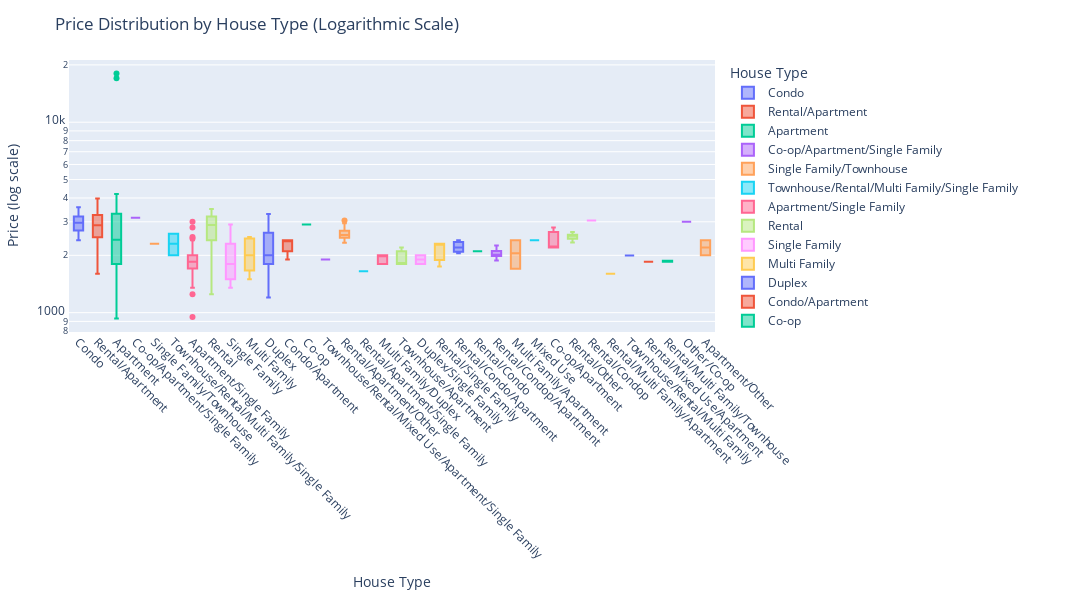

Here is the notebook cell this chart was saved with:
### Code cell
import plotly.express as px

# Optionally, group rare types or abbreviate long names here

fig = px.box(
    jamaicadf[jamaicadf["Beds"] == 2],
    x='Property Type',
    y='Price',
    color='Property Type',
    title='Price Distribution by House Type (Logarithmic Scale)',
    labels={'Property Type': 'House Type', 'Price': 'Price'},
    log_y=True,
    width=1400,  # wider plot
    height=600
)
fig.update_xaxes(tickangle=45, tickfont=dict(size=12))
fig.update_layout(
    margin=dict(l=40, r=40, t=60, b=160),
    xaxis_title='House Type',
    yaxis_title='Price (log scale)',
    showlegend=True
)
fig.show()

### Figure 1 — Plotly figure (JSON) as saved in the notebook; plotly's stock layout.template omitted (floating-point values rounded to 4 significant figures; data arrays with more than 128 entries replaced by an {"elided": "..."} marker saying what was removed)
{"data": [{"alignmentgroup": "True", "hovertemplate": "House Type=%{x}<br>Price=%{y}<extra></extra>", "legendgroup": "Condo", "marker": {"color": "#636efa"}, "name": "Condo", "notched": false, "offsetgroup": "Condo", "orientation": "v", "showlegend": true, "type": "box", "x": ["Condo", "Condo", "Condo", "Condo", "Condo", "Condo", "Condo", "Condo", "Condo", "Condo", "Condo", "Condo", "Condo", "Condo", "Condo", "Condo", "Condo", "Condo", "Condo", "Condo", "Condo", "Condo", "Condo", "Condo", "Condo", "Condo", "Condo", "Condo", "Condo", "Condo"], "x0": " ", "xaxis": "x", "y": [3250.0, 3250.0, 3200.0, 3200.0, 3250.0, 3200.0, 3250.0, 3250.0, 2800.0, 3000.0, 3578.0, 2699.0, 2956.0, 2599.0, 2889.0, 2975.0, 2700.0, 2400.0, 2399.0, 2599.0, 2700.0, 3045.0, 2499.0, 2931.0, 2978.0, 3495.0, 2450.0, 2895.0, 2850.0, 3000.0], "y0": " ", "yaxis": "y"}, {"alignmentgroup": "True", "hovertemplate": "House Type=%{x}<br>Price=%{y}<extra></extra>", "legendgroup": "Rental/Apartment", "marker": {"color": "#EF553B"}, "name": "Rental/Apartment", "notched": false, "offsetgroup": "Rental/Apartment", "orientation": "v", "showlegend": true, "type": "box", "x": ["Rental/Apartment", "Rental/Apartment", "Rental/Apartment", "Rental/Apartment", "Rental/Apartment", "Rental/Apartment", "Rental/Apartment", "Rental/Apartment", "Rental/Apartment", "Rental/Apartment", "Rental/Apartment", "Rental/Apartment", "Rental/Apartment", "Rental/Apartment", "Rental/Apartment", "Rental/Apartment", "Rental/Apartment", "Rental/Apartment", "Rental/Apartment", "Rental/Apartment", "Rental/Apartment", "Rental/Apartment", "Rental/Apartment", "Rental/Apartment", "Rental/Apartment", "Rental/Apartment", "Rental/Apartment", "Rental/Apartment", "Rental/Apartment", "Rental/Apartment", "Rental/Apartment", "Rental/Apartment", "Rental/Apartment", "Rental/Apartment", "Rental/Apartment", "Rental/Apartment", "Rental/Apartment", "Rental/Apartment", "Rental/Apartment", "Rental/Apartment", "Rental/Apartment", "Rental/Apartment", "Rental/Apartment", "Rental/Apartment", "Rental/Apartment", "Rental/Apartment", "Rental/Apartment", "Rental/Apartment", "Rental/Apartment", "Rental/Apartment", "Rental/Apartment", "Rental/Apartment", "Rental/Apartment", "Rental/Apartment", "Rental/Apartment", "Rental/Apartment", "Rental/Apartment", "Rental/Apartment", "Rental/Apartment", "Rental/Apartment", "Rental/Apartment", "Rental/Apartment", "Rental/Apartment", "Rental/Apartment", "Rental/Apartment", "Rental/Apartment", "Rental/Apartment", "Rental/Apartment", "Rental/Apartment", "Rental/Apartment", "Rental/Apartment", "Rental/Apartment", "Rental/Apartment", "Rental/Apartment", "Rental/Apartment", "Rental/Apartment", "Rental/Apartment", "Rental/Apartment", "Rental/Apartment", "Rental/Apartment", "Rental/Apartment", "Rental/Apartment", "Rental/Apartment", "Rental/Apartment", "Rental/Apartment", "Rental/Apartment", "Rental/Apartment", "Rental/Apartment", "Rental/Apartment", "Rental/Apartment", "Rental/Apartment", "Rental/Apartment", "Rental/Apartment", "Rental/Apartment", "Rental/Apartment", "Rental/Apartment", "Rental/Apartment", "Rental/Apartment", "Rental/Apartment", "Rental/Apartment", "Rental/Apartment", "Rental/Apartment", "Rental/Apartment", "Rental/Apartment", "Rental/Apartment", "Rental/Apartment", "Rental/Apartment", "Rental/Apartment", "Rental/Apartment", "Rental/Apartment", "Rental/Apartment", "Rental/Apartment", "Rental/Apartment", "Rental/Apartment", "Rental/Apartment", "Rental/Apartment", "Rental/Apartment", "Rental/Apartment", "Rental/Apartment", "Rental/Apartment", "Rental/Apartment", "Rental/Apartment"], "x0": " ", "xaxis": "x", "y": [3254.0, 3265.0, 3550.0, 2995.0, 2025.0, 3500.0, 3357.0, 2611.0, 2611.0, 2611.0, 3522.0, 3925.0, 3750.0, 3925.0, 3100.0, 2950.0, 3125.0, 2611.0, 2611.0, 2925.0, 2383.0, 2900.0, 2611.0, 1600.0, 1950.0, 2975.0, 1900.0, 1850.0, 1800.0, 1650.0, 2250.0, 3025.0, 2800.0, 2300.0, 2448.0, 3050.0, 2553.0, 3025.0, 3475.0, 2875.0, 2100.0, 3500.0, 2611.0, 2676.0, 2901.0, 2871.0, 3554.0, 2960.0, 3215.0, 3975.0, 3730.0, 2650.0, 3375.0, 3585.0, 3190.0, 3428.0, 3250.0, 3550.0, 2995.0, 2611.0, 3270.0, 3397.0, 3300.0, 3310.0, 2628.0, 3397.0, 2850.0, 2523.0, 2200.0, 2611.0, 2611.0, 2446.0, 2429.0, 2611.0, 2650.0, 3550.0, 2100.0, 2523.0, 3175.0, 3253.0, 2553.0, 3253.0, 3253.0, 2875.0, 2443.0, 3253.0, 3253.0, 3253.0, 3253.0, 3350.0, 3904.0, 3904.0, 3904.0, 3904.0, 2650.0, 2718.0, 2617.0, 2970.0, 2413.0, 3055.0, 3055.0, 3270.0, 3300.0, 2943.0, 2566.0, 2375.0, 2400.0, 2567.0, 2546.0, 2723.0, 2396.0, 2486.0, 2443.0, 2387.0, 2421.0, 2785.0, 1800.0, 1750.0, 1950.0, 2200.0, 1800.0, 2260.0], "y0": " ", "yaxis": "y"}, {"alignmentgroup": "True", "hovertemplate": "House Type=%{x}<br>Price=%{y}<extra></extra>", "legendgroup": "Apartment", "marker": {"color": "#00cc96"}, "name": "Apartment", "notched": false, "offsetgroup": "Apartment", "orientation": "v", "showlegend": true, "type": "box", "x": {"elided": "893 str values"}, "x0": " ", "xaxis": "x", "y": {"elided": "893 float values"}, "y0": " ", "yaxis": "y"}, {"alignmentgroup": "True", "hovertemplate": "House Type=%{x}<br>Price=%{y}<extra></extra>", "legendgroup": "Co-op/Apartment/Single Family", "marker": {"color": "#ab63fa"}, "name": "Co-op/Apartment/Single Family", "notched": false, "offsetgroup": "Co-op/Apartment/Single Family", "orientation": "v", "showlegend": true, "type": "box", "x": ["Co-op/Apartment/Single Family"], "x0": " ", "xaxis": "x", "y": [3150.0], "y0": " ", "yaxis": "y"}, {"alignmentgroup": "True", "hovertemplate": "House Type=%{x}<br>Price=%{y}<extra></extra>", "legendgroup": "Single Family/Townhouse", "marker": {"color": "#FFA15A"}, "name": "Single Family/Townhouse", "notched": false, "offsetgroup": "Single Family/Townhouse", "orientation": "v", "showlegend": true, "type": "box", "x": ["Single Family/Townhouse"], "x0": " ", "xaxis": "x", "y": [2300.0], "y0": " ", "yaxis": "y"}, {"alignmentgroup": "True", "hovertemplate": "House Type=%{x}<br>Price=%{y}<extra></extra>", "legendgroup": "Townhouse/Rental/Multi Family/Single Family", "marker": {"color": "#19d3f3"}, "name": "Townhouse/Rental/Multi Family/Single Family", "notched": false, "offsetgroup": "Townhouse/Rental/Multi Family/Single Family", "orientation": "v", "showlegend": true, "type": "box", "x": ["Townhouse/Rental/Multi Family/Single Family", "Townhouse/Rental/Multi Family/Single Family"], "x0": " ", "xaxis": "x", "y": [2600.0, 2000.0], "y0": " ", "yaxis": "y"}, {"alignmentgroup": "True", "hovertemplate": "House Type=%{x}<br>Price=%{y}<extra></extra>", "legendgroup": "Apartment/Single Family", "marker": {"color": "#FF6692"}, "name": "Apartment/Single Family", "notched": false, "offsetgroup": "Apartment/Single Family", "orientation": "v", "showlegend": true, "type": "box", "x": ["Apartment/Single Family", "Apartment/Single Family", "Apartment/Single Family", "Apartment/Single Family", "Apartment/Single Family", "Apartment/Single Family", "Apartment/Single Family", "Apartment/Single Family", "Apartment/Single Family", "Apartment/Single Family", "Apartment/Single Family", "Apartment/Single Family", "Apartment/Single Family", "Apartment/Single Family", "Apartment/Single Family", "Apartment/Single Family", "Apartment/Single Family", "Apartment/Single Family", "Apartment/Single Family", "Apartment/Single Family", "Apartment/Single Family", "Apartment/Single Family", "Apartment/Single Family", "Apartment/Single Family", "Apartment/Single Family", "Apartment/Single Family", "Apartment/Single Family", "Apartment/Single Family", "Apartment/Single Family", "Apartment/Single Family", "Apartment/Single Family", "Apartment/Single Family", "Apartment/Single Family", "Apartment/Single Family", "Apartment/Single Family", "Apartment/Single Family", "Apartment/Single Family", "Apartment/Single Family", "Apartment/Single Family", "Apartment/Single Family", "Apartment/Single Family", "Apartment/Single Family", "Apartment/Single Family", "Apartment/Single Family", "Apartment/Single Family", "Apartment/Single Family", "Apartment/Single Family", "Apartment/Single Family", "Apartment/Single Family", "Apartment/Single Family", "Apartment/Single Family", "Apartment/Single Family", "Apartment/Single Family", "Apartment/Single Family", "Apartment/Single Family", "Apartment/Single Family", "Apartment/Single Family", "Apartment/Single Family", "Apartment/Single Family", "Apartment/Single Family", "Apartment/Single Family", "Apartment/Single Family", "Apartment/Single Family", "Apartment/Single Family", "Apartment/Single Family", "Apartment/Single Family", "Apartment/Single Family", "Apartment/Single Family", "Apartment/Single Family", "Apartment/Single Family", "Apartment/Single Family", "Apartment/Single Family", "Apartment/Single Family", "Apartment/Single Family", "Apartment/Single Family", "Apartment/Single Family", "Apartment/Single Family", "Apartment/Single Family", "Apartment/Single Family", "Apartment/Single Family", "Apartment/Single Family", "Apartment/Single Family", "Apartment/Single Family", "Apartment/Single Family", "Apartment/Single Family", "Apartment/Single Family", "Apartment/Single Family", "Apartment/Single Family", "Apartment/Single Family", "Apartment/Single Family", "Apartment/Single Family", "Apartment/Single Family", "Apartment/Single Family", "Apartment/Single Family", "Apartment/Single Family"], "x0": " ", "xaxis": "x", "y": [2000.0, 2100.0, 1850.0, 1600.0, 1960.0, 1945.0, 1800.0, 2000.0, 2000.0, 1700.0, 1800.0, 1650.0, 1500.0, 1900.0, 2100.0, 2400.0, 1500.0, 2000.0, 2802.0, 2300.0, 1850.0, 2000.0, 1700.0, 1800.0, 1900.0, 1800.0, 1600.0, 1350.0, 1700.0, 1700.0, 1850.0, 1600.0, 1800.0, 1850.0, 1900.0, 1500.0, 2200.0, 2250.0, 2000.0, 1800.0, 1350.0, 1850.0, 3000.0, 2250.0, 1850.0, 2200.0, 1725.0, 2400.0, 2300.0, 1850.0, 1850.0, 2000.0, 2000.0, 1800.0, 950.0, 1700.0, 1800.0, 1500.0, 1950.0, 1700.0, 1650.0, 1700.0, 2050.0, 1750.0, 1900.0, 1750.0, 2300.0, 1400.0, 1750.0, 2000.0, 1900.0, 1750.0, 1800.0, 1900.0, 1850.0, 1900.0, 1700.0, 2100.0, 2450.0, 1800.0, 1850.0, 1750.0, 2000.0, 1850.0, 2000.0, 1900.0, 2300.0, 1800.0, 1800.0, 2500.0, 1350.0, 1250.0, 1400.0, 2000.0, 1750.0], "y0": " ", "yaxis": "y"}, {"alignmentgroup": "True", "hovertemplate": "House Type=%{x}<br>Price=%{y}<extra></extra>", "legendgroup": "Rental", "marker": {"color": "#B6E880"}, "name": "Rental", "notched": false, "offsetgroup": "Rental", "orientation": "v", "showlegend": true, "type": "box", "x": ["Rental", "Rental", "Rental", "Rental", "Rental", "Rental", "Rental", "Rental", "Rental", "Rental", "Rental", "Rental", "Rental", "Rental", "Rental", "Rental", "Rental", "Rental", "Rental", "Rental", "Rental", "Rental", "Rental", "Rental", "Rental", "Rental", "Rental", "Rental", "Rental", "Rental", "Rental", "Rental", "Rental", "Rental", "Rental", "Rental", "Rental", "Rental", "Rental", "Rental", "Rental", "Rental", "Rental", "Rental", "Rental", "Rental", "Rental", "Rental", "Rental", "Rental", "Rental", "Rental", "Rental", "Rental", "Rental", "Rental", "Rental", "Rental", "Rental", "Rental", "Rental", "Rental", "Rental", "Rental", "Rental", "Rental", "Rental", "Rental", "Rental", "Rental", "Rental", "Rental", "Rental", "Rental"], "x0": " ", "xaxis": "x", "y": [2910.0, 2398.0, 3400.0, 2950.0, 2880.0, 2800.0, 2825.0, 3300.0, 3375.0, 3250.0, 3250.0, 1900.0, 2000.0, 1250.0, 3027.0, 2600.0, 2584.0, 2000.0, 2200.0, 2500.0, 1299.0, 1495.0, 1450.0, 1335.0, 1375.0, 2900.0, 2446.0, 3273.0, 3250.0, 3250.0, 3000.0, 3229.0, 3000.0, 3500.0, 3000.0, 2813.0, 2850.0, 2250.0, 2200.0, 2849.0, 2961.0, 2571.0, 2899.0, 3043.0, 2957.0, 3189.0, 3257.0, 2996.0, 2893.0, 3275.0, 2600.0, 3295.0, 2611.0, 3000.0, 2950.0, 3013.0, 3270.0, 3428.0, 2914.0, 2600.0, 2200.0, 2100.0, 2771.0, 3250.0, 3200.0, 2500.0, 2600.0, 1400.0, 1400.0, 2200.0, 3308.0, 3265.0, 2400.0, 2200.0], "y0": " ", "yaxis": "y"}, {"alignmentgroup": "True", "hovertemplate": "House Type=%{x}<br>Price=%{y}<extra></extra>", "legendgroup": "Single Family", "marker": {"color": "#FF97FF"}, "name": "Single Family", "notched": false, "offsetgroup": "Single Family", "orientation": "v", "showlegend": true, "type": "box", "x": ["Single Family", "Single Family", "Single Family", "Single Family", "Single Family", "Single Family", "Single Family", "Single Family", "Single Family", "Single Family", "Single Family", "Single Family", "Single Family", "Single Family", "Single Family", "Single Family", "Single Family", "Single Family"], "x0": " ", "xaxis": "x", "y": [2900.0, 2600.0, 1800.0, 1400.0, 1600.0, 2300.0, 1500.0, 1800.0, 2395.0, 1500.0, 1999.0, 1800.0, 1350.0, 1900.0, 1800.0, 2300.0, 1400.0, 1600.0], "y0": " ", "yaxis": "y"}, {"alignmentgroup": "True", "hovertemplate": "House Type=%{x}<br>Price=%{y}<extra></extra>", "legendgroup": "Multi Family", "marker": {"color": "#FECB52"}, "name": "Multi Family", "notched": false, "offsetgroup": "Multi Family", "orientation": "v", "showlegend": true, "type": "box", "x": ["Multi Family", "Multi Family", "Multi Family", "Multi Family", "Multi Family", "Multi Family", "Multi Family"], "x0": " ", "xaxis": "x", "y": [2000.0, 2500.0, 1600.0, 1850.0, 1500.0, 2500.0, 2300.0], "y0": " ", "yaxis": "y"}, {"alignmentgroup": "True", "hovertemplate": "House Type=%{x}<br>Price=%{y}<extra></extra>", "legendgroup": "Duplex", "marker": {"color": "#636efa"}, "name": "Duplex", "notched": false, "offsetgroup": "Duplex", "orientation": "v", "showlegend": true, "type": "box", "x": ["Duplex", "Duplex", "Duplex", "Duplex", "Duplex", "Duplex", "Duplex", "Duplex", "Duplex", "Duplex", "Duplex", "Duplex", "Duplex", "Duplex", "Duplex"], "x0": " ", "xaxis": "x", "y": [2100.0, 1200.0, 1250.0, 1800.0, 3300.0, 2650.0, 2550.0, 1800.0, 1950.0, 1850.0, 1300.0, 2400.0, 2800.0, 2800.0, 2000.0], "y0": " ", "yaxis": "y"}, {"alignmentgroup": "True", "hovertemplate": "House Type=%{x}<br>Price=%{y}<extra></extra>", "legendgroup": "Condo/Apartment", "marker": {"color": "#EF553B"}, "name": "Condo/Apartment", "notched": false, "offsetgroup": "Condo/Apartment", "orientation": "v", "showlegend": true, "type": "box", "x": ["Condo/Apartment", "Condo/Apartment", "Condo/Apartment", "Condo/Apartment", "Condo/Apartment", "Condo/Apartment"], "x0": " ", "xaxis": "x", "y": [2400.0, 2400.0, 2400.0, 2400.0, 2100.0, 1900.0], "y0": " ", "yaxis": "y"}, {"alignmentgroup": "True", "hovertemplate": "House Type=%{x}<br>Price=%{y}<extra></extra>", "legendgroup": "Co-op", "marker": {"color": "#00cc96"}, "name": "Co-op", "notched": false, "offsetgroup": "Co-op", "orientation": "v", "showlegend": true, "type": "box", "x": ["Co-op", "Co-op"], "x0": " ", "xaxis": "x", "y": [2900.0, 2900.0], "y0": " ", "yaxis": "y"}, {"alignmentgroup": "True", "hovertemplate": "House Type=%{x}<br>Price=%{y}<extra></extra>", "legendgroup": "Townhouse/Rental/Mixed Use/Apartment/Single Family", "marker": {"color": "#ab63fa"}, "name": "Townhouse/Rental/Mixed Use/Apartment/Single Family", "notched": false, "offsetgroup": "Townhouse/Rental/Mixed Use/Apartment/Single Family", "orientation": "v", "showlegend": true, "type": "box", "x": ["Townhouse/Rental/Mixed Use/Apartment/Single Family"], "x0": " ", "xaxis": "x", "y": [1900.0], "y0": " ", "yaxis": "y"}, {"alignmentgroup": "True", "hovertemplate": "House Type=%{x}<br>Price=%{y}<extra></extra>", "legendgroup": "Rental/Apartment/Other", "marker": {"color": "#FFA15A"}, "name": "Rental/Apartment/Other", "notched": false, "offsetgroup": "Rental/Apartment/Other", "orientation": "v", "showlegend": true, "type": "box", "x": ["Rental/Apartment/Other", "Rental/Apartment/Other", "Rental/Apartment/Other", "Rental/Apartment/Other", "Rental/Apartment/Other", "Rental/Apartment/Other", "Rental/Apartment/Other", "Rental/Apartment/Other", "Rental/Apartment/Other", "Rental/Apartment/Other", "Rental/Apartment/Other", "Rental/Apartment/Other", "Rental/Apartment/Other", "Rental/Apartment/Other", "Rental/Apartment/Other"], "x0": " ", "xaxis": "x", "y": [3050.0, 2472.0, 2499.0, 2950.0, 2760.0, 2700.0, 2492.0, 2658.0, 2472.0, 2327.0, 2558.0, 2613.0, 2405.0, 2372.0, 2588.0], "y0": " ", "yaxis": "y"}, {"alignmentgroup": "True", "hovertemplate": "House Type=%{x}<br>Price=%{y}<extra></extra>", "legendgroup": "Rental/Apartment/Single Family", "marker": {"color": "#19d3f3"}, "name": "Rental/Apartment/Single Family", "notched": false, "offsetgroup": "Rental/Apartment/Single Family", "orientation": "v", "showlegend": true, "type": "box", "x": ["Rental/Apartment/Single Family"], "x0": " ", "xaxis": "x", "y": [1650.0], "y0": " ", "yaxis": "y"}, {"alignmentgroup": "True", "hovertemplate": "House Type=%{x}<br>Price=%{y}<extra></extra>", "legendgroup": "Multi Family/Duplex", "marker": {"color": "#FF6692"}, "name": "Multi Family/Duplex", "notched": false, "offsetgroup": "Multi Family/Duplex", "orientation": "v", "showlegend": true, "type": "box", "x": ["Multi Family/Duplex", "Multi Family/Duplex", "Multi Family/Duplex", "Multi Family/Duplex", "Multi Family/Duplex"], "x0": " ", "xaxis": "x", "y": [1800.0, 1800.0, 2000.0, 2000.0, 2000.0], "y0": " ", "yaxis": "y"}, {"alignmentgroup": "True", "hovertemplate": "House Type=%{x}<br>Price=%{y}<extra></extra>", "legendgroup": "Townhouse/Apartment", "marker": {"color": "#B6E880"}, "name": "Townhouse/Apartment", "notched": false, "offsetgroup": "Townhouse/Apartment", "orientation": "v", "showlegend": true, "type": "box", "x": ["Townhouse/Apartment", "Townhouse/Apartment", "Townhouse/Apartment"], "x0": " ", "xaxis": "x", "y": [1800.0, 2200.0, 1800.0], "y0": " ", "yaxis": "y"}, {"alignmentgroup": "True", "hovertemplate": "House Type=%{x}<br>Price=%{y}<extra></extra>", "legendgroup": "Duplex/Single Family", "marker": {"color": "#FF97FF"}, "name": "Duplex/Single Family", "notched": false, "offsetgroup": "Duplex/Single Family", "orientation": "v", "showlegend": true, "type": "box", "x": ["Duplex/Single Family", "Duplex/Single Family"], "x0": " ", "xaxis": "x", "y": [1800.0, 2000.0], "y0": " ", "yaxis": "y"}, {"alignmentgroup": "True", "hovertemplate": "House Type=%{x}<br>Price=%{y}<extra></extra>", "legendgroup": "Rental/Single Family", "marker": {"color": "#FECB52"}, "name": "Rental/Single Family", "notched": false, "offsetgroup": "Rental/Single Family", "orientation": "v", "showlegend": true, "type": "box", "x": ["Rental/Single Family", "Rental/Single Family", "Rental/Single Family"], "x0": " ", "xaxis": "x", "y": [2300.0, 2300.0, 1750.0], "y0": " ", "yaxis": "y"}, {"alignmentgroup": "True", "hovertemplate": "House Type=%{x}<br>Price=%{y}<extra></extra>", "legendgroup": "Rental/Condo/Apartment", "marker": {"color": "#636efa"}, "name": "Rental/Condo/Apartment", "notched": false, "offsetgroup": "Rental/Condo/Apartment", "orientation": "v", "showlegend": true, "type": "box", "x": ["Rental/Condo/Apartment", "Rental/Condo/Apartment", "Rental/Condo/Apartment"], "x0": " ", "xaxis": "x", "y": [2400.0, 2200.0, 2050.0], "y0": " ", "yaxis": "y"}, {"alignmentgroup": "True", "hovertemplate": "House Type=%{x}<br>Price=%{y}<extra></extra>", "legendgroup": "Rental/Condo", "marker": {"color": "#00cc96"}, "name": "Rental/Condo", "notched": false, "offsetgroup": "Rental/Condo", "orientation": "v", "showlegend": true, "type": "box", "x": ["Rental/Condo"], "x0": " ", "xaxis": "x", "y": [2100.0], "y0": " ", "yaxis": "y"}, {"alignmentgroup": "True", "hovertemplate": "House Type=%{x}<br>Price=%{y}<extra></extra>", "legendgroup": "Rental/Condop/Apartment", "marker": {"color": "#ab63fa"}, "name": "Rental/Condop/Apartment", "notched": false, "offsetgroup": "Rental/Condop/Apartment", "orientation": "v", "showlegend": true, "type": "box", "x": ["Rental/Condop/Apartment", "Rental/Condop/Apartment", "Rental/Condop/Apartment", "Rental/Condop/Apartment", "Rental/Condop/Apartment", "Rental/Condop/Apartment", "Rental/Condop/Apartment", "Rental/Condop/Apartment", "Rental/Condop/Apartment", "Rental/Condop/Apartment", "Rental/Condop/Apartment"], "x0": " ", "xaxis": "x", "y": [2250.0, 2100.0, 1879.0, 2175.0, 2107.0, 2017.0, 1971.0, 1948.0, 2017.0, 2039.0, 2017.0], "y0": " ", "yaxis": "y"}, {"alignmentgroup": "True", "hovertemplate": "House Type=%{x}<br>Price=%{y}<extra></extra>", "legendgroup": "Multi Family/Apartment", "marker": {"color": "#FFA15A"}, "name": "Multi Family/Apartment", "notched": false, "offsetgroup": "Multi Family/Apartment", "orientation": "v", "showlegend": true, "type": "box", "x": ["Multi Family/Apartment", "Multi Family/Apartment"], "x0": " ", "xaxis": "x", "y": [2400.0, 1700.0], "y0": " ", "yaxis": "y"}, {"alignmentgroup": "True", "hovertemplate": "House Type=%{x}<br>Price=%{y}<extra></extra>", "legendgroup": "Mixed Use", "marker": {"color": "#19d3f3"}, "name": "Mixed Use", "notched": false, "offsetgroup": "Mixed Use", "orientation": "v", "showlegend": true, "type": "box", "x": ["Mixed Use"], "x0": " ", "xaxis": "x", "y": [2400.0], "y0": " ", "yaxis": "y"}, {"alignmentgroup": "True", "hovertemplate": "House Type=%{x}<br>Price=%{y}<extra></extra>", "legendgroup": "Co-op/Apartment", "marker": {"color": "#FF6692"}, "name": "Co-op/Apartment", "notched": false, "offsetgroup": "Co-op/Apartment", "orientation": "v", "showlegend": true, "type": "box", "x": ["Co-op/Apartment", "Co-op/Apartment", "Co-op/Apartment"], "x0": " ", "xaxis": "x", "y": [2800.0, 2200.0, 2200.0], "y0": " ", "yaxis": "y"}, {"alignmentgroup": "True", "hovertemplate": "House Type=%{x}<br>Price=%{y}<extra></extra>", "legendgroup": "Rental/Other", "marker": {"color": "#B6E880"}, "name": "Rental/Other", "notched": false, "offsetgroup": "Rental/Other", "orientation": "v", "showlegend": true, "type": "box", "x": ["Rental/Other", "Rental/Other", "Rental/Other", "Rental/Other", "Rental/Other", "Rental/Other", "Rental/Other"], "x0": " ", "xaxis": "x", "y": [2540.0, 2520.0, 2550.0, 2650.0, 2567.0, 2419.0, 2334.0], "y0": " ", "yaxis": "y"}, {"alignmentgroup": "True", "hovertemplate": "House Type=%{x}<br>Price=%{y}<extra></extra>", "legendgroup": "Rental/Condop", "marker": {"color": "#FF97FF"}, "name": "Rental/Condop", "notched": false, "offsetgroup": "Rental/Condop", "orientation": "v", "showlegend": true, "type": "box", "x": ["Rental/Condop"], "x0": " ", "xaxis": "x", "y": [3050.0], "y0": " ", "yaxis": "y"}, {"alignmentgroup": "True", "hovertemplate": "House Type=%{x}<br>Price=%{y}<extra></extra>", "legendgroup": "Rental/Multi Family/Apartment", "marker": {"color": "#FECB52"}, "name": "Rental/Multi Family/Apartment", "notched": false, "offsetgroup": "Rental/Multi Family/Apartment", "orientation": "v", "showlegend": true, "type": "box", "x": ["Rental/Multi Family/Apartment"], "x0": " ", "xaxis": "x", "y": [1600.0], "y0": " ", "yaxis": "y"}, {"alignmentgroup": "True", "hovertemplate": "House Type=%{x}<br>Price=%{y}<extra></extra>", "legendgroup": "Townhouse/Rental/Multi Family", "marker": {"color": "#636efa"}, "name": "Townhouse/Rental/Multi Family", "notched": false, "offsetgroup": "Townhouse/Rental/Multi Family", "orientation": "v", "showlegend": true, "type": "box", "x": ["Townhouse/Rental/Multi Family"], "x0": " ", "xaxis": "x", "y": [1995.0], "y0": " ", "yaxis": "y"}, {"alignmentgroup": "True", "hovertemplate": "House Type=%{x}<br>Price=%{y}<extra></extra>", "legendgroup": "Rental/Mixed Use/Apartment", "marker": {"color": "#EF553B"}, "name": "Rental/Mixed Use/Apartment", "notched": false, "offsetgroup": "Rental/Mixed Use/Apartment", "orientation": "v", "showlegend": true, "type": "box", "x": ["Rental/Mixed Use/Apartment"], "x0": " ", "xaxis": "x", "y": [1850.0], "y0": " ", "yaxis": "y"}, {"alignmentgroup": "True", "hovertemplate": "House Type=%{x}<br>Price=%{y}<extra></extra>", "legendgroup": "Rental/Multi Family/Townhouse", "marker": {"color": "#00cc96"}, "name": "Rental/Multi Family/Townhouse", "notched": false, "offsetgroup": "Rental/Multi Family/Townhouse", "orientation": "v", "showlegend": true, "type": "box", "x": ["Rental/Multi Family/Townhouse", "Rental/Multi Family/Townhouse"], "x0": " ", "xaxis": "x", "y": [1850.0, 1875.0], "y0": " ", "yaxis": "y"}, {"alignmentgroup": "True", "hovertemplate": "House Type=%{x}<br>Price=%{y}<extra></extra>", "legendgroup": "Other/Co-op", "marker": {"color": "#ab63fa"}, "name": "Other/Co-op", "notched": false, "offsetgroup": "Other/Co-op", "orientation": "v", "showlegend": true, "type": "box", "x": ["Other/Co-op"], "x0": " ", "xaxis": "x", "y": [3000.0], "y0": " ", "yaxis": "y"}, {"alignmentgroup": "True", "hovertemplate": "House Type=%{x}<br>Price=%{y}<extra></extra>", "legendgroup": "Apartment/Other", "marker": {"color": "#FFA15A"}, "name": "Apartment/Other", "notched": false, "offsetgroup": "Apartment/Other", "orientation": "v", "showlegend": true, "type": "box", "x": ["Apartment/Other", "Apartment/Other"], "x0": " ", "xaxis": "x", "y": [2000.0, 2400.0], "y0": " ", "yaxis": "y"}], "layout": {"boxmode": "overlay", "height": 600, "legend": {"title": {"text": "House Type"}, "tracegroupgap": 0}, "margin": {"b": 160, "l": 40, "r": 40, "t": 60}, "showlegend": true, "title": {"text": "Price Distribution by House Type (Logarithmic Scale)"}, "width": 1400, "xaxis": {"anchor": "y", "categoryarray": ["Condo", "Rental/Apartment", "Apartment", "Co-op/Apartment/Single Family", "Single Family/Townhouse", "Townhouse/Rental/Multi Family/Single Family", "Apartment/Single Family", "Rental", "Single Family", "Multi Family", "Duplex", "Condo/Apartment", "Co-op", "Townhouse/Rental/Mixed Use/Apartment/Single Family", "Rental/Apartment/Other", "Rental/Apartment/Single Family", "Multi Family/Duplex", "Townhouse/Apartment", "Duplex/Single Family", "Rental/Single Family", "Rental/Condo/Apartment", null, "Rental/Condo", "Rental/Condop/Apartment", "Multi Family/Apartment", "Mixed Use", "Co-op/Apartment", "Rental/Other", "Rental/Condop", "Rental/Multi Family/Apartment", "Townhouse/Rental/Multi Family", "Rental/Mixed Use/Apartment", "Rental/Multi Family/Townhouse", "Other/Co-op", "Apartment/Other"], "categoryorder": "array", "domain": [0, 1], "tickangle": 45, "tickfont": {"size": 12}, "title": {"text": "House Type"}}, "yaxis": {"anchor": "x", "domain": [0, 1], "title": {"text": "Price (log scale)"}, "type": "log"}}}
